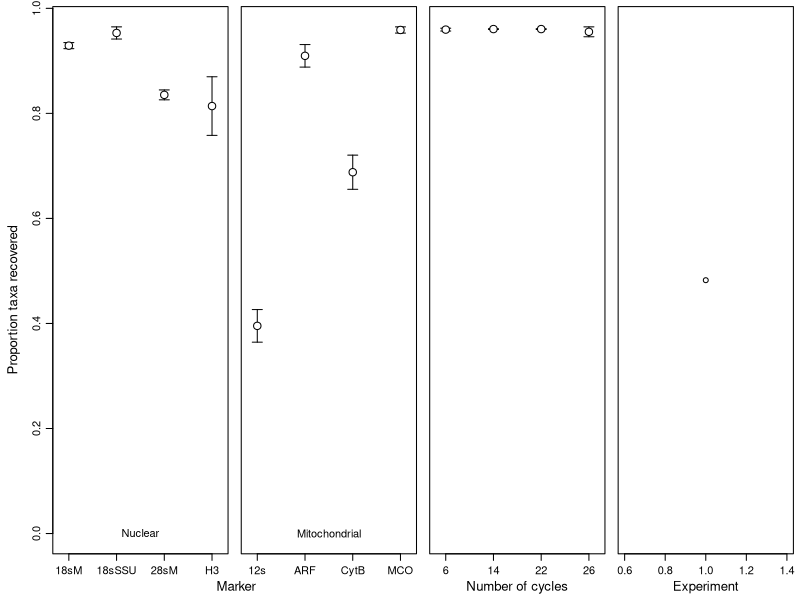

Write R code to recreate this figure.
library(plyr)
library(reshape2)

setwd('~/Dropbox/hawaiiDimensions/metabarcoding/poc')

## load data
diffMarkers <- read.csv('clean_diffMarkers.csv', as.is=TRUE)
pcrCycle <- read.csv('clean_pcrCycle.csv', as.is=TRUE)
# tissue <- read.csv(...)

## function to compute proportions
calcProp <- function(dat, splitVar) {
    ddply(dat, splitVar, function(d) {
        prop <- ddply(d, 'Pool', function(dd) {
            length(unique(dd$Specimen[dd$number_Reads > 0])) / 
                length(unique(dat$Specimen[dat$Pool == dd$Pool[1]]))
        })
        
        out <- c(mean(prop$V1), quantile(prop$V1, c(0.025, 0.975)))
        out[2:3] <- out[1] + c(-1, 1) * mean(abs(out[2:3] - out[1])) / 1.96
        
        names(out) <- c('mean', 'sdLo', 'sdHi')
        
        return(out)
    })
}

## function to plot proportion
plotProp <- function(x, col = 'white', ...) {
    plot(x$mean, ylim = c(0, max(x[, -1])),
         xaxt = 'n', pch = 21, bg = col, 
         xlim = c(1, nrow(x)) + c(-1, 1) * 0.05 * nrow(x),
         panel.first = {
             lo <- x$sdLo
             hi <- x$sdHi
             bad <- lo == hi
             lo[bad] <- lo[bad] - .Machine$double.eps^0.2
             hi[bad] <- hi[bad] + .Machine$double.eps^0.2
             arrows(x0 = 1:nrow(x), y0 = lo, y1 = hi,
                              code = 3, length = 0.05, angle = 90)
         }, ...)
    axis(1, at = 1:nrow(x), labels = x[, 1])
}


## vectors of nuclear v. mitochondrial marker names
nuc <- c('18sMach', '18sSSU', '28sMach', 'H3')
names(nuc) <- c('18sM', '18sSSU', '28sM', 'H3')
mit <- c('12s_', 'CytB_', 'ARFHCO', 'MCOHCO')
names(mit) <- c('12s', 'CytB', 'ARF', 'MCO')

## proportions taxa recovered

propRecoverMarker <- calcProp(diffMarkers, 'Primer')
propRecoverNuc <- propRecoverMarker[propRecoverMarker$Primer %in% nuc, ]
propRecoverNuc$Primer <- names(nuc)[match(propRecoverNuc$Primer, nuc)]
propRecoverMit <- propRecoverMarker[propRecoverMarker$Primer %in% mit, ]
propRecoverMit$Primer <- names(mit)[match(propRecoverMit$Primer, mit)]
propRecoverMarker <- rbind(propRecoverNuc, propRecoverMit)

propRecoverCycle <- calcProp(pcrCycle, 'PCR_cycles')
# propRecoverTissue <- calcProp(tissue, 'Experiment')


## plot it

pdf('ms/fig_propRecover.pdf', width = 7, height = 3)
par(mfrow = c(1, 4), mgp = c(2, 0.75, 0), 
    mar = c(3, 0, 0, 0) + 0.5, oma = c(0, 3.5, 0, 0),
    cex.lab = 1.2)

plotProp(propRecoverNuc, xlab = '', cex = 1.5)
text(2.5, 0, labels = 'Nuclear')
mtext('Marker', side = 1, at = 4.5, line = 2, cex = par('cex')*par('cex.lab'))
mtext('Proportion taxa recovered', side = 2, line = 2, outer = TRUE, 
      cex = par('cex')*par('cex.lab'))

plotProp(propRecoverMit, xlab = '', yaxt = 'n', cex = 1.5)
text(2.5, 0, labels = 'Mitochondrial')

plotProp(propRecoverCycle, xlab = 'Number of cycles', yaxt = 'n', cex = 1.5)

plot(1, xlab = 'Experiment', yaxt = 'n')# plotProp(propRecoverTissue)

dev.off()
